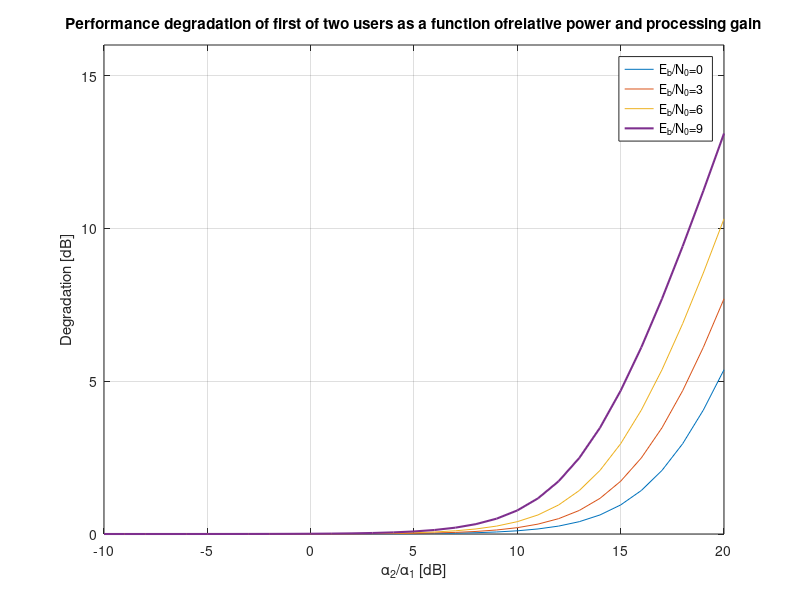

This figure's MATLAB source:
%% Performance degradation of first of two users
% Copyright 2007 Telecommunications Lab
% $Revision: 1.0 $ $Date: 2007/06/21 12:45:07 $

K=2;
Q=4086;
alphaK_alpha1=[-10:1:20];
alphaK_alpha1_lin=10.^(0.1*alphaK_alpha1);
alpha1=ones(1,31);
i=1;
for (EB_N_dB=[0:3:9]),
EB_N_lin=10.^(0.1*EB_N_dB);
Dglin(i,:)=1+((K-1)/Q).*alpha1.^2.*EB_N_lin.*((1/(K-1))*(alphaK_alpha1_lin).^2);
Dg(i,:)=10*log10(Dglin(i,:));
i=i+1;
end

plot(alphaK_alpha1, Dg(1,:),alphaK_alpha1, Dg(2,:),alphaK_alpha1, Dg(3,:),alphaK_alpha1, Dg(4,:),'LineWidth',1.5);
legend('E_b/N_0=0','E_b/N_0=3','E_b/N_0=6','E_b/N_0=9')
title('Performance degradation of first of two users as a function ofrelative power and processing gain')
xlabel('\alpha_2/\alpha_1 [dB]')
axis([-10 20 0 16])
ylabel('Degradation [dB]')
grid on;
